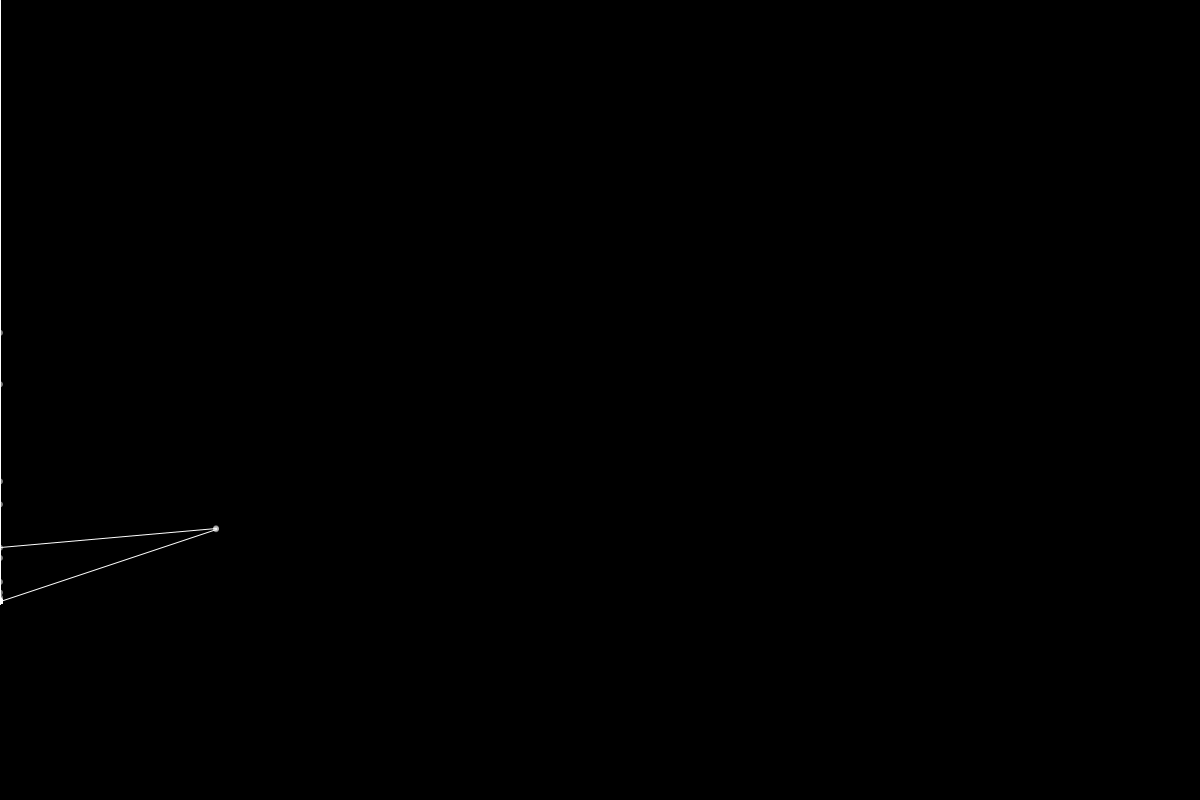
Frame 1 (no input)
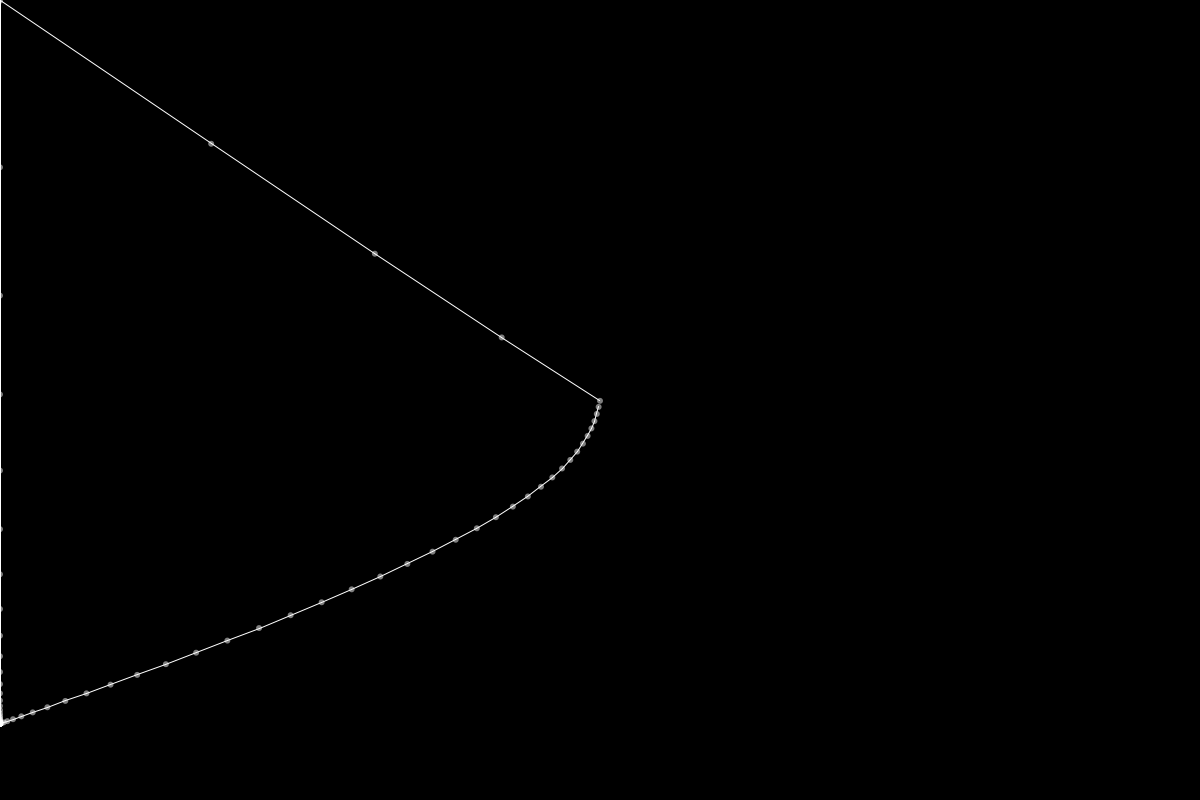
Frame 60 (the mouse pressed at the canvas centre just before this capture)
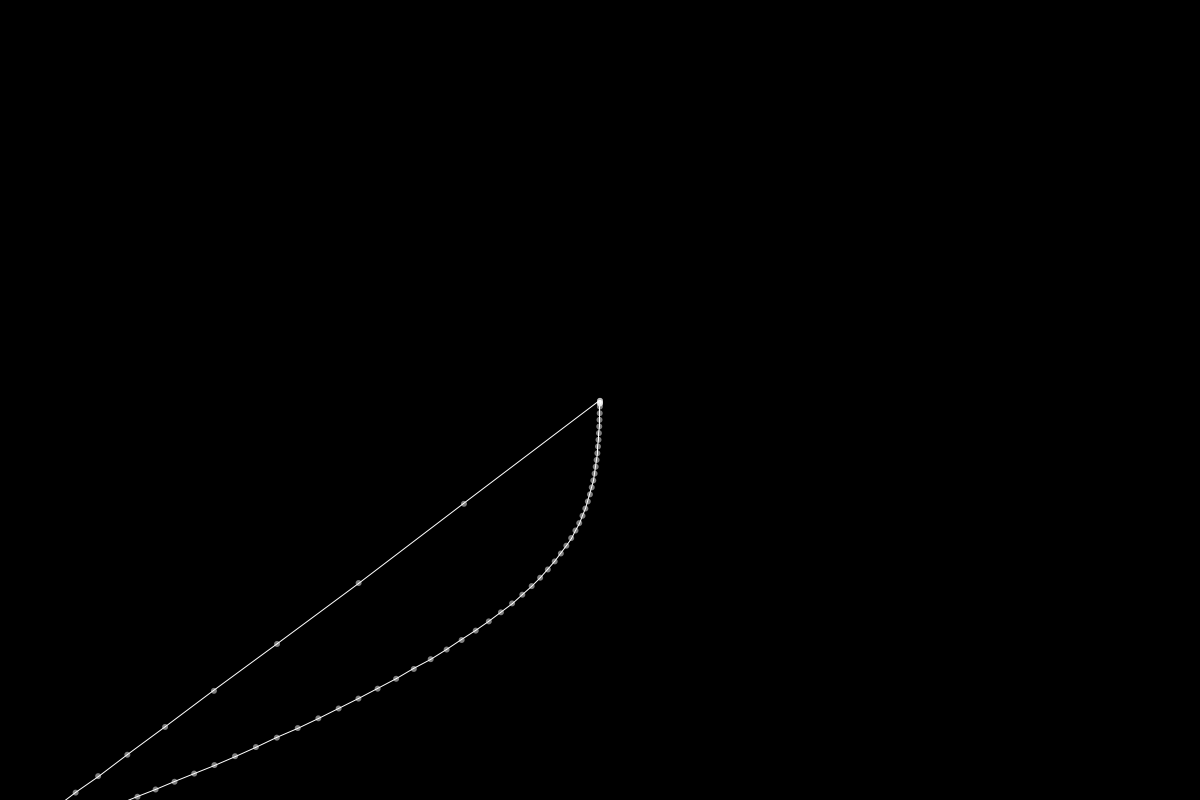
Frame 120 (the mouse held since frame 60 and released just before this capture)

The Processing sketch that drew these frames (run headless with seeded random() and noise(); from frame 60 on, the mouse is pressed at the canvas centre):

// Processing sketch: xx_chain
// ── xx_chain.pde
Spring2D s1, s2, s3, s4;
Spring2D[] s;

float gravity = 1;
float mass = 2;

void setup() {
  size(1200, 800);
  fill(255, 126);
  // Inputs: x, y, mass, gravity
  s1 = new Spring2D(0.0, width/2, mass, gravity);
  s2 = new Spring2D(0.0, width/2, mass, gravity);
  s3 = new Spring2D(0.0, width/2, mass, gravity);
  s4 = new Spring2D(0.0, width/2, mass, gravity);
  s = new Spring2D[100];
  for( int i = 0; i < s.length; i++ ){
    s[i] = new Spring2D(0.0, width/2, mass, gravity);
  }
}

void draw() {
  background(0);
  s[0].update(mouseX,mouseY);
  s[0].display(mouseX,mouseY);
  for (int i = 1; i < s.length-1; i++){
    s[i].update(s[i-1].x,s[i-1].y);
    s[i].update(s[i+1].x,s[i+1].y);
    s[i].display(s[i-1].x,s[i-1].y);
  }
  s[s.length-1].update(s[s.length-2].x,s[s.length-2].y);
  s[s.length-1].update(width/2,height/2);
  s[s.length-1].display(s[s.length-2].x,s[s.length-2].y);
  
  s1.update(mouseX, mouseY);
  s1.update(s2.x, s2.y);
  s1.display(mouseX, mouseY);
  s2.update(s1.x, s1.y);
  s2.update(s3.x,s3.y);
  s2.display(s1.x, s1.y);
  s3.update(s2.x, s2.y);
  s3.update(s4.x,s4.y);
  s3.display(s2.x, s2.y);
  s4.update(width/2, height/2);
  s4.display(s3.x,s3.y);
}

class Spring2D {
  float vx, vy; // The x- and y-axis velocities
  float x, y; // The x- and y-coordinates
  float gravity;
  float mass;
  float radius = 3;
  float stiffness = 1.2;
  float damping = 0.6;
  
  Spring2D(float xpos, float ypos, float m, float g) {
    x = xpos;
    y = ypos;
    mass = m;
    gravity = g;
  }
  
  void update(float targetX, float targetY) {
    float forceX = (targetX - x) * stiffness;
    float ax = forceX / mass;
    vx = damping * (vx + ax);
    x += vx;
    float forceY = (targetY - y) * stiffness;
    forceY += gravity;
    float ay = forceY / mass;
    vy = damping * (vy + ay);
    y += vy;
  }
  
  void display(float nx, float ny) {
    noStroke();
    ellipse(x, y, radius*2, radius*2);
    stroke(255);
    line(x, y, nx, ny);
  }
}
